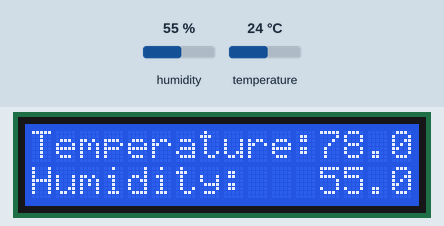
The sketch below on a simulated Arduino Mega 2560, built with avr-gcc and run on an emulated ATmega2560. Shown: 16×2 character LCD. The test bench sets the inputs (shaded band); at power-on: humidity 55 %, temperature 24 °C.

Above: at 1.2 s.
1.3 s: humidity set to 22 %
At 3.8 s:
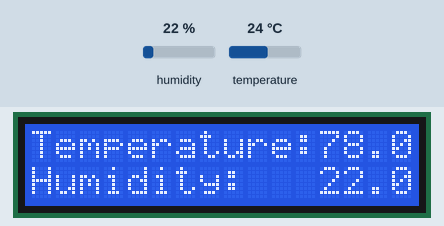
4.1 s: temperature set to 12 °C
At 5.5 s:
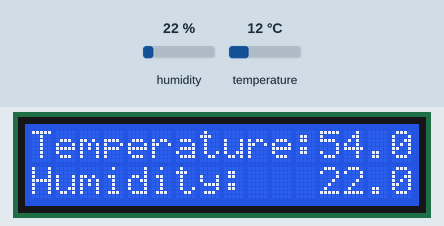
6.9 s: humidity set to 40 %
At 9.7 s:
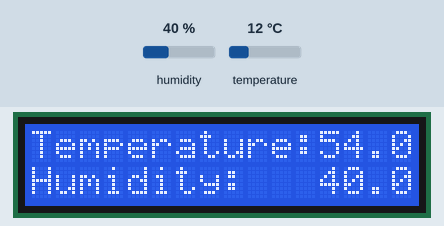
10.2 s: temperature set to 19 °C
At 11.3 s:
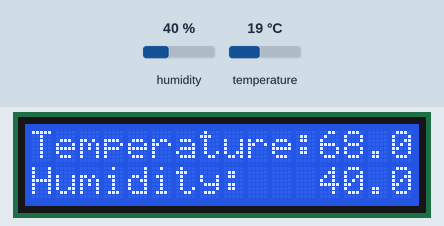
Timing chart, 0 to 13.2 s (numbered marks = the images above; inputs shaded):
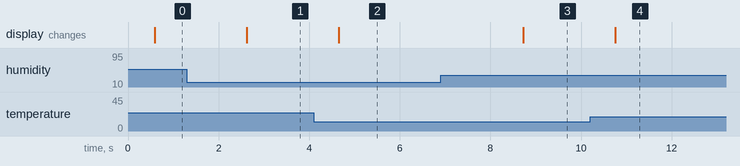

Measured:
- after the input at 1.3 s, the display: changes after 1.3 s (image 1)
- after the input at 4.1 s, the display: changes after 0.56 s (image 2)
- after the input at 6.9 s, the display: changes after 1.8 s (image 3)
- after the input at 10.2 s, the display: changes after 0.55 s (image 4)

The sketch:

Temp_Humid_Display.ino
```cpp
/*
* Current Humidity and Temperature Output to an LCD Display
* Author: Zachary Kruljac
* Description: This project takes the DHT11, which records humidity and temperature, and displays these variables to an
* LCD display.
* Required Hardware: Mega 2560, DHT11, LCD1602, 10k Potentiometer, Breadboard & wire
* Setup: A - Positive, K - Ground,
*/
#include <LiquidCrystal.h>
#include <DHT.h>

#define DHTPIN 5
#define DHTTYPE DHT11

LiquidCrystal lcd(7,8,9,10,11,12);
DHT dht(DHTPIN, DHTTYPE);

void setup() {
  lcd.begin(16,2);
  lcd.setCursor(0,0);

  dht.begin();                                      //Starts DHT11
  lcd.print("Temperature: ");

  lcd.setCursor(0,1);
  lcd.print("Humidity: ");
}

void loop() {
  delay(500);                                       //Waits .5 seconds to loop through again
  float temp = dht.readTemperature() * 2 + 30;      //Reads Temp in Celcius and converts to Farehenheit
  float humidity = dht.readHumidity();

  if(isnan(humidity) && isnan(temp)){               // If temp or humidity are non readable numbers print ERROR
    lcd.print("ERROR");
    return;
  }

  lcd.setCursor(12,0);
  lcd.print(temp);
  lcd.setCursor(12,1);
  lcd.print(humidity);

}
```
